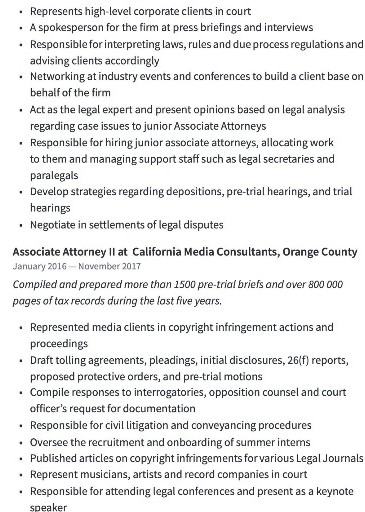
#> input picture src/ocr/WhatsApp Image 2026-01-28 at 18.16.19.jpeg, 365 x 512 px; its folder holds only this picture in this run
$ python -i features.py   (imports and definitions only)   (older library calls are emulated)
#> lines starting #> are read from the running program, lines starting #| are printed output that depends on the picture; after the words box and inside, x2 and y2 are one past the last pixel; in counts of white or black regions, pixels touching at a corner belong together
import cv2
import numpy as np
from skimage.feature import local_binary_pattern


# Blur
def blur_laplacian(gray):
    """
    Mede blur global (defocus blur) usando a variância do Laplaciano.

    A ideia base é:
    - Imagens nítidas têm muitas bordas → Laplaciano com grande variação
    - Imagens desfocadas têm poucas bordas → baixa variância

    Args:
        gray (numpy.ndarray): Imagem em escala de cinzentos.

    Returns:
        float: Variância do Laplaciano (quanto maior, mais nítida).
    """
    # Aplica o operador Laplaciano para realçar bordas
    laplacian = cv2.Laplacian(gray, cv2.CV_64F)

    # Calcula a variância do Laplaciano
    return laplacian.var()

def blur_fft(gray, size=30):
    """
    Deteta blur através da análise de frequências altas (FFT).

    O blur remove altas frequências da imagem.
    Ao eliminar o centro do espectro (baixas frequências),
    medimos quanta energia resta.

    Args:
        gray (numpy.ndarray): Imagem em escala de cinzentos.
        size (int): Tamanho da região central removida no espectro.

    Returns:
        float: Energia média das altas frequências.
    """
    # Dimensões da imagem
    h, w = gray.shape

    # FFT 2D da imagem
    fft = np.fft.fft2(gray)
    fft_shift = np.fft.fftshift(fft)

    # Coordenadas do centro
    cx, cy = w // 2, h // 2

    # Remove baixas frequências (centro)
    fft_shift[cy-size:cy+size, cx-size:cx+size] = 0

    # Volta ao domínio espacial
    fft_back = np.fft.ifft2(np.fft.ifftshift(fft_shift))

    # Energia média das altas frequências
    return np.mean(np.abs(fft_back))

def blur_motion(gray):
    """
    Deteta motion blur analisando a direção dominante dos gradientes.

    Motion blur cria bordas fortes numa direção específica.
    Se uma direção dominar claramente, há forte indício de motion blur.

    Args:
        gray (numpy.ndarray): Imagem em escala de cinzentos.

    Returns:
        float: Grau de dominância direcional (valores altos → motion blur).
    """
    # Gradientes horizontal e vertical
    gx = cv2.Sobel(gray, cv2.CV_64F, 1, 0, ksize=3)
    gy = cv2.Sobel(gray, cv2.CV_64F, 0, 1, ksize=3)

    # Magnitude e ângulo dos gradientes
    magnitude = np.sqrt(gx**2 + gy**2)
    angle = np.arctan2(gy, gx)

    # Histograma das direções ponderado pela magnitude
    hist, _ = np.histogram(
        angle,
        bins=36,
        range=(-np.pi, np.pi),
        weights=magnitude
    )

    # Dominância: pico máximo vs média
    return hist.max() / (hist.mean() + 1e-6)

def blur_local(gray, block=32):
    """
    Deteta blur parcial (ex: fundo desfocado) analisando blocos da imagem.

    Divide a imagem em blocos e calcula o Laplaciano em cada um.
    Permite perceber variações locais de nitidez.

    Args:
        gray (numpy.ndarray): Imagem em escala de cinzentos.
        block (int): Tamanho do bloco em pixels.

    Returns:
        tuple:
            - média da variância do Laplaciano
            - desvio padrão (indica heterogeneidade de blur)
    """
    h, w = gray.shape
    variances = []

    # Percorre a imagem por blocos
    for y in range(0, h - block + 1, block):
        for x in range(0, w - block + 1, block):
            patch = gray[y:y+block, x:x+block]

            # Variância do Laplaciano por bloco
            variances.append(
                cv2.Laplacian(patch, cv2.CV_64F).var()
            )

    return np.mean(variances), np.std(variances)

def blur_contrast(gray):
    """
    Mede perda de contraste através da energia dos gradientes.

    Imagens com pouco contraste ou neblina
    tendem a ter gradientes fracos.

    Args:
        gray (numpy.ndarray): Imagem em escala de cinzentos.

    Returns:
        float: Energia média do gradiente.
    """
    gx = cv2.Sobel(gray, cv2.CV_64F, 1, 0)
    gy = cv2.Sobel(gray, cv2.CV_64F, 0, 1)

    # Energia média do gradiente
    return np.mean(np.sqrt(gx**2 + gy**2))

def blur_tenengrad(gray):
    """
    Deteta blur artificial (suavização, compressão, AI).

    O método Tenengrad usa a energia do Sobel,
    sendo mais robusto que o Laplaciano em certos cenários.

    Args:
        gray (numpy.ndarray): Imagem em escala de cinzentos.

    Returns:
        float: Energia Tenengrad (quanto maior, mais nítida).
    """
    gx = cv2.Sobel(gray, cv2.CV_64F, 1, 0)
    gy = cv2.Sobel(gray, cv2.CV_64F, 0, 1)

    return np.mean(gx**2 + gy**2)

def blur_log_quantile(gray, sigma=1.0, quantile=0.999):
    """
    Mede nitidez usando o quantil alto do Laplacian of Gaussian (LoG).

    Este método foca-se nas bordas mais fortes da imagem,
    sendo menos sensível à média global.

    Args:
        gray (numpy.ndarray): Imagem em escala de cinzentos.
        sigma (float): Sigma do Gaussian (controlo de suavização).
        quantile (float): Quantil alto (ex: 0.999 = 99.9%).

    Returns:
        float: Valor do quantil do LoG (quanto maior, mais nítida).
    """

    # Normalizar contraste (reduz influência de iluminação)
    gray_eq = cv2.equalizeHist(gray)

    # Suavização Gaussiana
    blurred = cv2.GaussianBlur(gray_eq, (0, 0), sigmaX=sigma)

    # Laplaciano (LoG aproximado)
    log = cv2.Laplacian(blurred, cv2.CV_64F)

    # Valor absoluto (força das bordas)
    log_abs = np.abs(log)

    # Quantil alto (robusto a ruído)
    return np.quantile(log_abs, quantile)

def get_center_crop(gray, frac):
    """
    Extrai um crop centrado da imagem.

    Args:
        gray (np.ndarray): Imagem em grayscale.
        frac (float): Fração do tamanho (ex: 0.3 = 30%).

    Returns:
        np.ndarray: Região central da imagem.
    """
    h, w = gray.shape
    ch, cw = int(h * frac), int(w * frac)

    y1 = (h - ch) // 2
    x1 = (w - cw) // 2

    return gray[y1:y1 + ch, x1:x1 + cw]


# Noise
def noise_residual_std(gray, ksize=3):
    blur = cv2.GaussianBlur(gray, (ksize, ksize), 0)
    residual = gray.astype(np.float32) - blur.astype(np.float32)
    return np.std(residual)


def noise_flat_regions(gray, block=16, grad_thresh=5):
    h, w = gray.shape
    noises = []

    gx = cv2.Sobel(gray, cv2.CV_32F, 1, 0)
    gy = cv2.Sobel(gray, cv2.CV_32F, 0, 1)
    grad = np.sqrt(gx**2 + gy**2)

    for y in range(0, h - block, block):
        for x in range(0, w - block, block):
            g_patch = grad[y:y+block, x:x+block]
            if np.mean(g_patch) < grad_thresh:
                patch = gray[y:y+block, x:x+block]
                noises.append(np.std(patch))

    return np.mean(noises) if noises else 0.0


def noise_fft(gray, size=10):
    fft = np.fft.fftshift(np.fft.fft2(gray.astype(np.float32)))
    h, w = gray.shape
    mask = np.ones_like(gray, dtype=bool)
    cy, cx = h // 2, w // 2
    mask[cy-size:cy+size, cx-size:cx+size] = False
    return np.mean(np.abs(fft[mask]))


def jpeg_blockiness(gray, block=8):
    # Vertical edges
    cols1 = gray[:, block::block]
    cols2 = gray[:, block-1::block]

    min_cols = min(cols1.shape[1], cols2.shape[1])
    if min_cols > 0:
        v_edges = np.abs(cols1[:, :min_cols] - cols2[:, :min_cols])
        v_mean = np.mean(v_edges)
    else:
        v_mean = 0.0

    # Horizontal edges
    rows1 = gray[block::block, :]
    rows2 = gray[block-1::block, :]

    min_rows = min(rows1.shape[0], rows2.shape[0])
    if min_rows > 0:
        h_edges = np.abs(rows1[:min_rows, :] - rows2[:min_rows, :])
        h_mean = np.mean(h_edges)
    else:
        h_mean = 0.0

    return v_mean + h_mean


def exposure_clipping(gray, low=5, high=250):
    total = gray.size
    clipped = np.sum((gray <= low) | (gray >= high))
    return clipped / total


def intensity_dynamic_range(gray):
    return np.percentile(gray, 99) - np.percentile(gray, 1)


# Color
# [96 lines left out: functions color_hist_hsv, color_stats, texture_lbp, geometry_edges_signature, shape_hu_moments, geometry_orb and 1 more, not called in this run]


# ORB — estatísticas espaciais
def orb_kp_stats(gray, max_kp=800, grid=4, fast_threshold=30):
    """
    Estatísticas espaciais e de qualidade dos keypoints ORB.

    Returns:
        dict com:
        - kp_count
        - kp_entropy
        - orb_response_mean
        - orb_size_mean
    """
    orb = cv2.ORB_create(
        nfeatures=max_kp,
        fastThreshold=fast_threshold
    )

    kps = orb.detect(gray, None)
    n = len(kps)

    # -------------------------
    # Distribuição espacial
    # -------------------------
    h, w = gray.shape
    counts = np.zeros((grid, grid), dtype=np.float32)

    for kp in kps:
        x, y = kp.pt
        gx = min(grid - 1, int(x / w * grid))
        gy = min(grid - 1, int(y / h * grid))
        counts[gy, gx] += 1

    counts = counts.flatten()
    if counts.sum() > 0:
        counts /= counts.sum()

    kp_entropy = -np.sum(counts * np.log(counts + 1e-9))

    # -------------------------
    # Estatísticas dos keypoints
    # -------------------------
    if n > 0:
        responses = np.array([kp.response for kp in kps], dtype=np.float32)
        sizes = np.array([kp.size for kp in kps], dtype=np.float32)

        response_mean = float(np.mean(responses))
        size_mean = float(np.mean(sizes))
    else:
        response_mean = 0.0
        size_mean = 0.0

    return {
        "orb_kp_count": float(n),
        "orb_kp_entropy": float(kp_entropy),
        "orb_response_mean": response_mean,
        "orb_size_mean": size_mean,
    }


# Iluminação, Saturação e Cor perceptual
# [76 lines left out: functions lightness_stats, saturation_stats, brightness_stats, colorfulness, lightness_grid, not called in this run]


def analisar_roi(gray, log_sigma=1.0, log_quantile=0.999):
    """
    Analisa qualidade local/global de uma ROI ou da imagem inteira.
    Retorna apenas features escalares.
    """
    local_mean, local_std = blur_local(gray)

    return {
        # Nitidez / blur
        "laplacian_var": blur_laplacian(gray),
        "fft_energy": blur_fft(gray),
        "motion_dominance": blur_motion(gray),
        "local_laplacian_mean": local_mean,
        "local_laplacian_std": local_std,
        "contrast_energy": blur_contrast(gray),
        "tenengrad_energy": blur_tenengrad(gray),
        "log_quantile": blur_log_quantile(gray, log_sigma, log_quantile),

        # Ruído / compressão
        "noise_residual": noise_residual_std(gray),
        "noise_flat": noise_flat_regions(gray),
        "noise_fft": noise_fft(gray),
        "jpeg_blockiness": jpeg_blockiness(gray),

        # Exposição / gama dinâmica
        "exposure_clipping": exposure_clipping(gray),
        "dynamic_range": intensity_dynamic_range(gray),
    }


def extrair_features_filtragem_qualidade(
    image,
    log_sigma=1.0,
    log_quantile=0.999
):
    """
    Features escalares para:
    - decidir se a imagem é utilizável
    - rankear imagens semelhantes
    """
    gray = cv2.cvtColor(image, cv2.COLOR_BGR2GRAY)
    features = {}

    # -------------------------
    # Qualidade global
    # -------------------------
    quality = analisar_roi(gray, log_sigma, log_quantile)
    for k, v in quality.items():
        features[f"quality_{k}"] = float(v)

    # -------------------------
    # Centro (foco / subject bias)
    # -------------------------
    roi = get_center_crop(gray, 0.3)
    roi_q = analisar_roi(roi, log_sigma, log_quantile)

    features["center_laplacian_ratio"] = (
        roi_q["laplacian_var"] /
        (quality["laplacian_var"] + 1e-6)
    )

    # -------------------------
    # Capacidade para reconstrução 3D (ORB)
    # -------------------------
    orb_stats = orb_kp_stats(gray)

    features["orb_kp_count"] = orb_stats["orb_kp_count"]
    features["orb_kp_entropy"] = orb_stats["orb_kp_entropy"]
    features["orb_response_mean"] = orb_stats["orb_response_mean"]
    features["orb_size_mean"] = orb_stats["orb_size_mean"]

    return features


# [70 lines left out: functions extrair_features_clustering, extract_quality_features_from_path, extract_clustering_features_from_path, not called in this run]

>>> import cv2
>>> picture = cv2.imread('../ocr/WhatsApp Image 2026-01-28 at 18.16.19.jpeg')
#> picture is the input picture: shape (512, 365, 3); mean B, G, R 234.3, 234, 233.8
>>> result = extrair_features_filtragem_qualidade(picture)
#> after the loop in blur_local, `for y in range(0, h - block + 1, block):`: variances = 176 values, max 41409.3 at index 1, min 0 at index 10, mean 22529.8
#> in analisar_roi, `local_mean, local_std = blur_local(gray)`: local_mean = 22529.8; local_std = 11168.4
#> in blur_fft, `h, w = gray.shape`: h = 512; w = 365
#> in blur_fft, `cx, cy = w // 2, h // 2`: cx = 182; cy = 256
#> in blur_motion, `angle = np.arctan2(gy, gx)`:
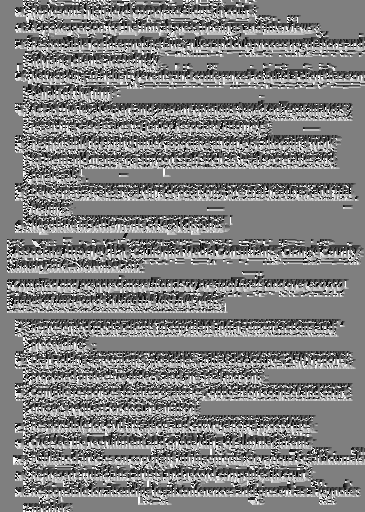
#> angle: shape (512, 365) float64; min -3.14, max 3.14, mean 0.0287; drawn with min black and max white
#> in blur_motion, `hist, _ = np.histogram( angle, bins=36, range=(-np.pi, np.pi), weights..`: hist = 36 values, max 1517687 at index 35, min 483073.3 at index 29, mean 713999.9
#> in noise_flat_regions, `h, w = gray.shape`: h = 512; w = 365
#> after the loop in noise_flat_regions, `for y in range(0, h - block, block):`: noises = 98 values, max 0.596 at index 51, min 0 at index 0, mean 0.0362
#> in noise_fft, `mask = np.ones_like(gray, dtype=bool)`: mask: shape (512, 365) bool; every value is 1
#> in noise_fft, `mask[cy-size:cy+size, cx-size:cx+size] = False`:
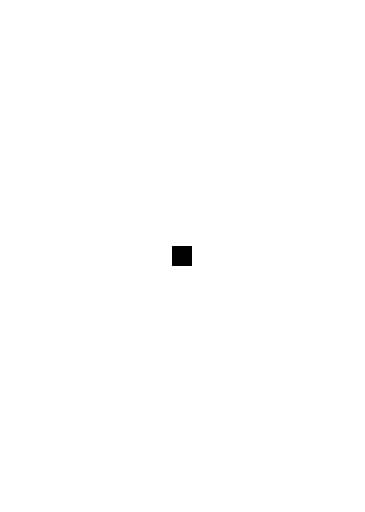
#> mask: shape (512, 365) bool; 99.8% white; 1 black region, box (x1, y1, x2, y2) and area: (172, 246, 192, 266) 400
#> in jpeg_blockiness, `v_mean = np.mean(v_edges)`: v_mean = 72.73
#> in jpeg_blockiness, `h_mean = np.mean(h_edges)`: h_mean = 78.81
#> in exposure_clipping, `total = gray.size`: total = 186880
#> in exposure_clipping, `clipped = np.sum((gray <= low) | (gray >= high))`: clipped = 138794
#> in extrair_features_filtragem_qualidade, `quality = analisar_roi(gray, log_sigma, log_quantile)`: quality = 14 items
#> the loop in extrair_features_filtragem_qualidade, `for k, v in quality.items():` made 14 passes
#> (k, v) on passes 1 to 12: ('laplacian_var', 21594.1), ('fft_energy', 30.49), ('motion_dominance', 2.13), ('local_laplacian_mean', 22529.8), ('local_laplacian_std', 11168.4), ('contrast_energy', 137.5), ('tenengrad_energy', 69891.8), ('log_quantile', 76), ('noise_residual', 30.67), ('noise_flat', 0.0362), ('noise_fft', 14720.9), ('jpeg_blockiness', 151.5)
#> call 2 of blur_local, with block = 32
#> after the loop in blur_local (call 2), `for y in range(0, h - block + 1, block):`:
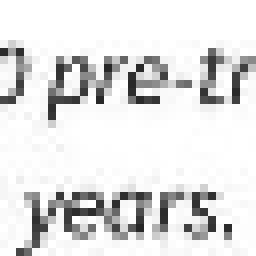
#> patch: shape (32, 32) (shown 8 times larger); min 38, max 255, mean 226.5
#> after the loop in blur_local (call 2), `for y in range(0, h - block + 1, block):`: variances = [19991.4, 17268.3, 18058.7, 14797.6, 19812.5, 19501.2, 17781.5, 14156.1, 15543.9, 34646.7, 37119.6, 32144.6]
#> in blur_laplacian (call 2), `laplacian = cv2.Laplacian(gray, cv2.CV_64F)`:
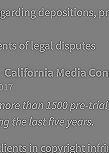
#> laplacian: shape (153, 109) float64; min -773, max 776, mean -0.6; drawn with min black and max white
#> in blur_motion (call 2), `angle = np.arctan2(gy, gx)`:
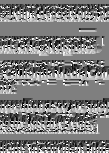
#> angle: shape (153, 109) float64; min -3.14, max 3.14, mean -0.0264; drawn with min black and max white
#> in blur_motion (call 2), `hist, _ = np.histogram( angle, bins=36, range=(-np.pi, np.pi), weights..`: hist = 36 values, max 149041.8 at index 18, min 37677.7 at index 28, mean 64459.7
#> call 2 of noise_residual_std, with ksize = 3
#> in noise_residual_std (call 2), `residual = gray.astype(np.float32) - blur.astype(np.float32)`:
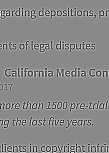
#> residual: shape (153, 109) float32; min -148, max 126, mean 0.1; drawn with min black and max white
#> call 2 of noise_fft, with size = 10
#> in noise_fft (call 2), `mask = np.ones_like(gray, dtype=bool)`: mask: shape (153, 109) bool; every value is 1
#> in noise_fft (call 2), `mask[cy-size:cy+size, cx-size:cx+size] = False`:
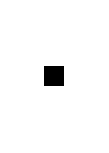
#> mask: shape (153, 109) bool; 97.6% white; 1 black region, box (x1, y1, x2, y2) and area: (44, 66, 64, 86) 400
#> in extrair_features_filtragem_qualidade, `roi_q = analisar_roi(roi, log_sigma, log_quantile)`: roi_q = 14 items
#> in orb_kp_stats, `kps = orb.detect(gray, None)`: kps = 790 keypoints; strongest (x, y, size): (286, 248, 31), (133, 250, 31), (303, 250, 31), (31, 192, 31)
#> in orb_kp_stats, `n = len(kps)`: n = 790
#> in orb_kp_stats, `counts = np.zeros((grid, grid), dtype=np.float32)`: counts = [[0, 0, 0, 0], [0, 0, 0, 0], [0, 0, 0, 0], [0, 0, 0, 0]]
#> the loop in orb_kp_stats, `for kp in kps:` made 790 passes
#> (kp, x, y, gx, gy) on passes 1 to 3: (keypoint at (132, 124), size 31, 132, 124, 1, 0), (keypoint at (38, 250), size 31, 38, 250, 0, 1), (keypoint at (322, 364), size 31, 322, 364, 3, 2)
#> after the loop in orb_kp_stats, `for kp in kps:`: counts = [[33, 48, 30, 9], [46, 121, 76, 26], [33, 122, 66, 21], [24, 57, 62, 16]]
#> in orb_kp_stats, `counts = counts.flatten()`: counts = [33, 48, 30, 9, 46, 121, 76, 26, 33, 122, 66, 21, 24, 57, 62, 16]
#> in orb_kp_stats, `counts /= counts.sum()`: counts = [0.0418, 0.0608, 0.038, 0.0114, 0.0582, 0.153, 0.0962, 0.0329, 0.0418, 0.154, 0.0835, 0.0266, 0.0304, 0.0722, 0.0785, 0.0203]
#> in orb_kp_stats, `kp_entropy = -np.sum(counts * np.log(counts + 1e-9))`: kp_entropy = 2.57
#> in orb_kp_stats, `responses = np.array([kp.response for kp in kps], dtype=np.float32)`: responses = 790 values, max 0.0165 at index 67, min -3.03e-05 at index 786, mean 0.00224
#> in orb_kp_stats, `sizes = np.array([kp.size for kp in kps], dtype=np.float32)`: sizes = 790 values from 31 to 111.1
#> in orb_kp_stats, `response_mean = float(np.mean(responses))`: response_mean = 0.00224
#> in orb_kp_stats, `size_mean = float(np.mean(sizes))`: size_mean = 53.01
#> in extrair_features_filtragem_qualidade, `orb_stats = orb_kp_stats(gray)`: orb_stats = {'orb_kp_count': 790, 'orb_kp_entropy': 2.57, 'orb_response_mean': 0.00224, 'orb_size_mean': 53.01}
#> result = 19 items
